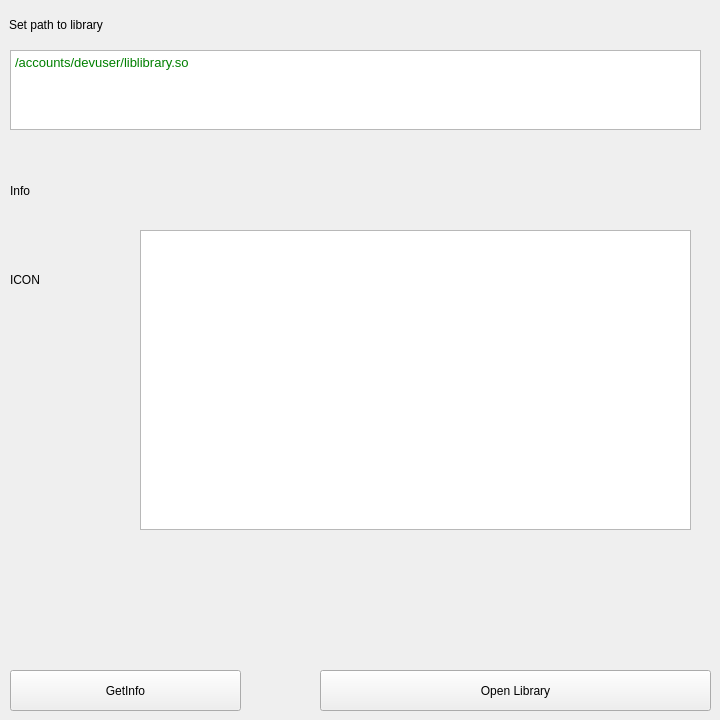
<?xml version="1.0" encoding="UTF-8"?>
<ui version="4.0">
 <class>MainWidget</class>
 <widget class="QWidget" name="MainWidget">
  <property name="geometry">
   <rect>
    <x>0</x>
    <y>0</y>
    <width>720</width>
    <height>720</height>
   </rect>
  </property>
  <property name="windowTitle">
   <string>Form</string>
  </property>
  <widget class="QPushButton" name="pushButton">
   <property name="geometry">
    <rect>
     <x>320</x>
     <y>670</y>
     <width>391</width>
     <height>41</height>
    </rect>
   </property>
   <property name="text">
    <string>Open Library</string>
   </property>
  </widget>
  <widget class="QLabel" name="label_2">
   <property name="geometry">
    <rect>
     <x>9</x>
     <y>9</y>
     <width>371</width>
     <height>31</height>
    </rect>
   </property>
   <property name="text">
    <string>Set path to library</string>
   </property>
  </widget>
  <widget class="QLabel" name="label">
   <property name="geometry">
    <rect>
     <x>10</x>
     <y>170</y>
     <width>371</width>
     <height>41</height>
    </rect>
   </property>
   <property name="text">
    <string>Info</string>
   </property>
  </widget>
  <widget class="QTextBrowser" name="infoText">
   <property name="geometry">
    <rect>
     <x>140</x>
     <y>230</y>
     <width>551</width>
     <height>300</height>
    </rect>
   </property>
   <property name="minimumSize">
    <size>
     <width>0</width>
     <height>300</height>
    </size>
   </property>
   <property name="maximumSize">
    <size>
     <width>16777215</width>
     <height>300</height>
    </size>
   </property>
  </widget>
  <widget class="QPushButton" name="GetInfoButton">
   <property name="geometry">
    <rect>
     <x>10</x>
     <y>670</y>
     <width>231</width>
     <height>41</height>
    </rect>
   </property>
   <property name="text">
    <string>GetInfo</string>
   </property>
  </widget>
  <widget class="QLabel" name="iconLabel">
   <property name="geometry">
    <rect>
     <x>10</x>
     <y>230</y>
     <width>100</width>
     <height>100</height>
    </rect>
   </property>
   <property name="minimumSize">
    <size>
     <width>100</width>
     <height>100</height>
    </size>
   </property>
   <property name="maximumSize">
    <size>
     <width>100</width>
     <height>100</height>
    </size>
   </property>
   <property name="text">
    <string>ICON</string>
   </property>
  </widget>
  <widget class="QTextEdit" name="pathEdit">
   <property name="geometry">
    <rect>
     <x>10</x>
     <y>50</y>
     <width>691</width>
     <height>80</height>
    </rect>
   </property>
   <property name="minimumSize">
    <size>
     <width>0</width>
     <height>80</height>
    </size>
   </property>
   <property name="maximumSize">
    <size>
     <width>16777215</width>
     <height>80</height>
    </size>
   </property>
   <property name="html">
    <string>&lt;!DOCTYPE HTML PUBLIC &quot;-//W3C//DTD HTML 4.0//EN&quot; &quot;http://www.w3.org/TR/REC-html40/strict.dtd&quot;&gt;
&lt;html&gt;&lt;head&gt;&lt;meta name=&quot;qrichtext&quot; content=&quot;1&quot; /&gt;&lt;style type=&quot;text/css&quot;&gt;
p, li { white-space: pre-wrap; }
&lt;/style&gt;&lt;/head&gt;&lt;body style=&quot; font-family:'Ubuntu'; font-size:10pt; font-weight:400; font-style:normal;&quot;&gt;
&lt;p style=&quot; margin-top:0px; margin-bottom:0px; margin-left:0px; margin-right:0px; -qt-block-indent:0; text-indent:0px;&quot;&gt;&lt;span style=&quot; color:#008000;&quot;&gt;/accounts/devuser/liblibrary.so&lt;/span&gt;&lt;/p&gt;&lt;/body&gt;&lt;/html&gt;</string>
   </property>
  </widget>
 </widget>
 <resources/>
 <connections/>
</ui>
